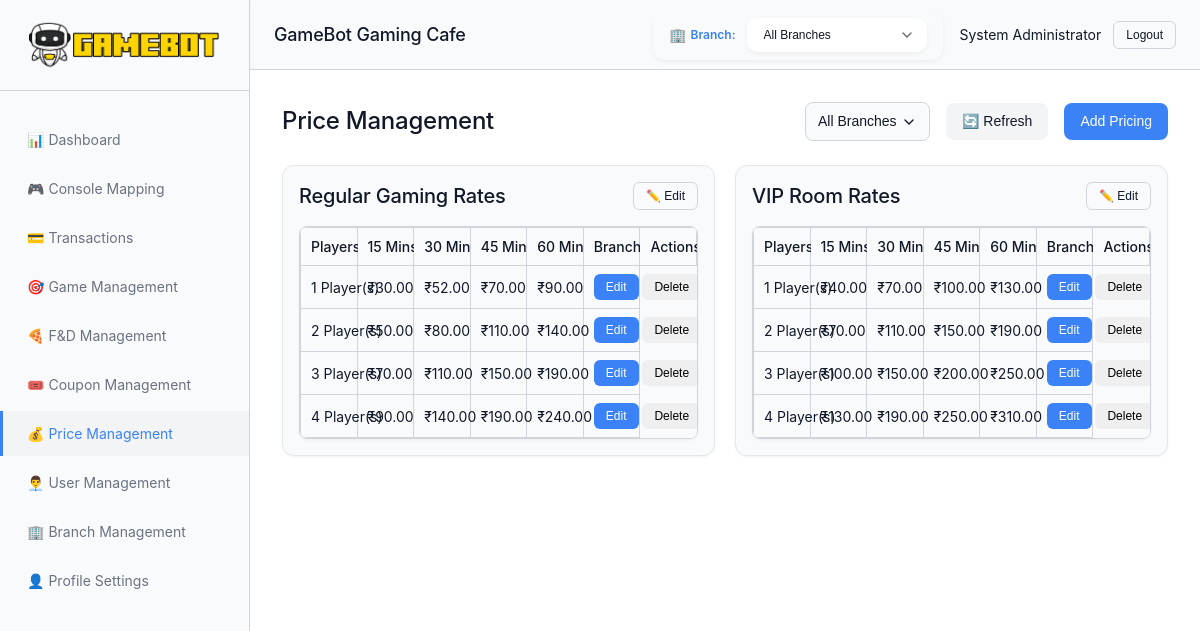
/pages/pricing.php (signed in), run on an earlier commit of the app's database.
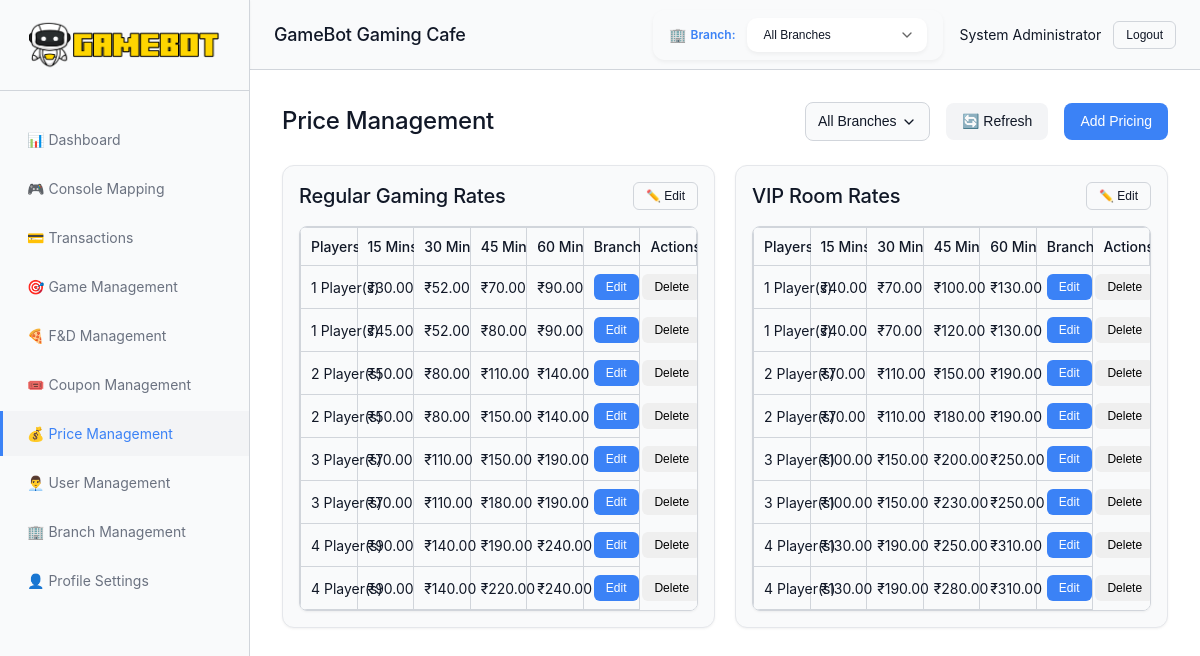
And on a later commit of the database.
### tables this page shows
CREATE TABLE `users` (
  `id` int(11) NOT NULL,
  `full_name` varchar(255) NOT NULL,
  `username` varchar(100) NOT NULL,
  `email` varchar(255) NOT NULL,
  `phone` varchar(20) DEFAULT NULL,
  `password` varchar(255) NOT NULL,
  `role` enum('Admin','Manager','Staff') NOT NULL DEFAULT 'Staff',
  `branch_id` int(11) DEFAULT 1,
  `status` enum('Active','Inactive') NOT NULL DEFAULT 'Active',
  `created_at` timestamp NOT NULL DEFAULT current_timestamp(),
  `updated_at` timestamp NOT NULL DEFAULT current_timestamp() ON UPDATE current_timestamp()
);

CREATE TABLE `pricing` (
  `id` int(11) NOT NULL,
  `rate_type` enum('regular','vip') NOT NULL,
  `player_count` int(11) NOT NULL,
  `duration_15` decimal(10,2) DEFAULT NULL,
  `duration_30` decimal(10,2) DEFAULT NULL,
  `duration_45` decimal(10,2) DEFAULT NULL,
  `duration_60` decimal(10,2) DEFAULT NULL,
  `branch_id` int(11) DEFAULT 1,
  `updated_at` timestamp NOT NULL DEFAULT current_timestamp() ON UPDATE current_timestamp()
);

### config/auth.php (called while the page is built, shortened)
<?php
class Auth
{
    public static function check()
    {
        return isset($_SESSION['user_id']) && isset($_SESSION['user_email']);
    }
    public static function userId()
    {
        return $_SESSION['user_id'] ?? null;
    }
    public static function user()
    {
        $db = getDB();
        $userId = self::userId();
        $stmt = $db->prepare("SELECT id, full_name, username, email, phone, role, branch_id, status FROM users WHERE id = ? LIMIT 1");
        $stmt->bind_param("i", $userId);
        $stmt->execute();
        $result = $stmt->get_result();
        if ($result->num_rows > 0) {
            return $result->fetch_assoc();
        }
        return null;
    }
    public static function hasRole($role)
    {
        $userRole = $_SESSION['user_role'] ?? '';
        if ($role === 'Super Admin') {
            return $userRole === 'Super Admin';
        } elseif ($role === 'Admin') {
            return in_array($userRole, ['Super Admin', 'Admin']);
        } elseif ($role === 'Manager') {
            return in_array($userRole, ['Super Admin', 'Admin', 'Manager']);
        } elseif ($role === 'Staff') {
            return in_array($userRole, ['Super Admin', 'Admin', 'Manager', 'Staff']);
        }
        return false;
    }
}

### pages/pricing.php (the view, shortened to what this page needs)
<?php
$currentPage = 'pricing';
require_once __DIR__ . '/../includes/header.php';
$db = getDB();
$regularPricing = [];
$vipPricing = [];
$stmt = $db->prepare("SELECT * FROM pricing WHERE rate_type = 'regular' ORDER BY player_count ASC");
$stmt->execute();
$result = $stmt->get_result();
while ($row = $result->fetch_assoc()) {
    $regularPricing[] = $row;
}
$stmt = $db->prepare("SELECT * FROM pricing WHERE rate_type = 'vip' ORDER BY player_count ASC");
$stmt->execute();
$result = $stmt->get_result();
while ($row = $result->fetch_assoc()) {
    $vipPricing[] = $row;
}
?>
<section id="price-management" class="content-section active">
    <div class="section-header">
        <h2 class="section-title">Price Management</h2>
        <div class="header-actions">
            <?php if (Auth::hasRole('Admin')): ?>
                <select id="branch-filter" class="form-control" style="width: auto; display: inline-block;">
                    <option value="">All Branches</option>
                </select>
            <?php endif; ?>
            <button id="refresh-pricing-btn" class="btn btn--secondary">🔄 Refresh</button>
            <?php if (Auth::hasRole('Admin') || Auth::hasRole('Manager')): ?>
                <button id="add-pricing-btn" class="btn btn--primary">Add Pricing</button>
            <?php endif; ?>
        </div>
    </div>
    <div class="pricing-management-grid" id="pricing-grid">
        <div class="card">
            <div class="card__body">
                <div class="pricing-section-header">
                    <h3>Regular Gaming Rates</h3>
                    <button class="btn btn--sm btn--outline" onclick="editRegularRates()">✏️ Edit</button>
                </div>
                <div class="pricing-table">
                    <table class="data-table">
                        <thead>
                            <tr>
                                <th>Players</th>
                                <th>15 Mins</th>
                                <th>30 Mins</th>
                                <th>45 Mins</th>
                                <th>60 Mins</th>
                                <?php if (Auth::hasRole('Admin')): ?>
                                    <th>Branch</th>
                                <?php endif; ?>
                                <th>Actions</th>
                            </tr>
                        </thead>
                        <tbody id="regular-pricing">
                            <?php foreach ($regularPricing as $rate): ?>
                                <tr>
                                    <td><?php echo $rate['player_count']; ?> Player(s)</td>
                                    <td>₹<?php echo number_format($rate['duration_15'], 2); ?></td>
                                    <td>₹<?php echo number_format($rate['duration_30'], 2); ?></td>
                                    <td>₹<?php echo number_format($rate['duration_45'], 2); ?></td>
                                    <td>₹<?php echo number_format($rate['duration_60'], 2); ?></td>
                                    <td>
                                        <?php if (Auth::hasRole('Admin') || Auth::hasRole('Manager')): ?>
                                            <button class="btn btn--sm btn--primary" onclick="editPricingEntry(<?php echo $rate['id']; ?>)">Edit</button>
                                            <button class="btn btn--sm btn--danger" onclick="deletePricingEntry(<?php echo $rate['id']; ?>)">Delete</button>
                                        <?php endif; ?>
                                    </td>
                                </tr>
                            <?php endforeach; ?>
                        </tbody>
                    </table>
                </div>
            </div>
        </div>
        <div class="card">
            <div class="card__body">
                <div class="pricing-section-header">
                    <h3>VIP Room Rates</h3>
                    <button class="btn btn--sm btn--outline" onclick="editVipRates()">✏️ Edit</button>
                </div>
                <div class="pricing-table">
                    <table class="data-table">
                        <thead>
                            <tr>
                                <th>Players</th>
                                <th>15 Mins</th>
                                <th>30 Mins</th>
                                <th>45 Mins</th>
                                <th>60 Mins</th>
                                <?php if (Auth::hasRole('Admin')): ?>
                                    <th>Branch</th>
                                <?php endif; ?>
                                <th>Actions</th>
                            </tr>
                        </thead>
                        <tbody id="vip-pricing">
                            <?php foreach ($vipPricing as $rate): ?>
                                <tr>
                                    <td><?php echo $rate['player_count']; ?> Player(s)</td>
                                    <td>₹<?php echo number_format($rate['duration_15'], 2); ?></td>
                                    <td>₹<?php echo number_format($rate['duration_30'], 2); ?></td>
                                    <td>₹<?php echo number_format($rate['duration_45'], 2); ?></td>
                                    <td>₹<?php echo number_format($rate['duration_60'], 2); ?></td>
                                    <td>
                                        <?php if (Auth::hasRole('Admin') || Auth::hasRole('Manager')): ?>
                                            <button class="btn btn--sm btn--primary" onclick="editPricingEntry(<?php echo $rate['id']; ?>)">Edit</button>
                                            <button class="btn btn--sm btn--danger" onclick="deletePricingEntry(<?php echo $rate['id']; ?>)">Delete</button>
                                        <?php endif; ?>
                                    </td>
                                </tr>
                            <?php endforeach; ?>
                        </tbody>
                    </table>
                </div>
            </div>
        </div>
    </div>
</section>
<?php require_once __DIR__ . '/../includes/footer.php'; ?>

### includes/header.php (shortened to what this page needs)
<?php
require_once __DIR__ . '/../config/auth.php';
$currentUser = Auth::user();
?>
<!DOCTYPE html>
<html lang="en">
<head>
    <link rel="stylesheet" href="<?php echo SITE_URL; ?>/style.css">
</head>
<body>
    <div id="main-app" class="main-app">
        <header class="header">
            <div class="header-content">
                <h1 class="header-title"><?php echo SITE_NAME; ?></h1>
                <div class="header-actions">
                    <?php if (Auth::hasRole('Admin')): ?>
                        <div class="topbar-branch-selector">
                            <label for="topbar-branch-selector" class="branch-label">Branch:</label>
                            <select id="topbar-branch-selector" class="branch-dropdown">
                                <option value="">All Branches</option>
                            </select>
                        </div>
                    <?php endif; ?>
                    <div class="user-info">
                        <span id="current-user"><?php echo htmlspecialchars($currentUser['full_name']); ?></span>
                        <button id="logout-btn" class="btn btn--outline btn--sm" onclick="logout()">Logout</button>
                    </div>
                </div>
            </div>
        </header>
        <nav class="sidebar">
            <div class="sidebar-logo">
                <img src="<?php echo SITE_URL; ?>/assets/logo.png" alt="GAMEBOT Logo" class="logo-img">
            </div>
            <ul class="nav-menu">
                <li><a href="<?php echo SITE_URL; ?>/pages/dashboard.php" class="nav-item <?php echo ($currentPage ?? '') === 'dashboard' ? 'active' : ''; ?>">📊 Dashboard</a></li>
                <li><a href="<?php echo SITE_URL; ?>/pages/console-mapping.php" class="nav-item <?php echo ($currentPage ?? '') === 'console-mapping' ? 'active' : ''; ?>">🎮 Console Mapping</a></li>
                <?php if (Auth::hasRole('Admin') || Auth::hasRole('Manager')): ?>
                    <li><a href="<?php echo SITE_URL; ?>/pages/transactions.php" class="nav-item <?php echo ($currentPage ?? '') === 'transactions' ? 'active' : ''; ?>">💳 Transactions</a></li>
                <?php endif; ?>
                <li><a href="<?php echo SITE_URL; ?>/pages/games.php" class="nav-item <?php echo ($currentPage ?? '') === 'games' ? 'active' : ''; ?>">🎯 Game Management</a></li>
                <li><a href="<?php echo SITE_URL; ?>/pages/fandd-management.php" class="nav-item <?php echo ($currentPage ?? '') === 'fandd-management' ? 'active' : ''; ?>">🍕 F&D Management</a></li>
                <li><a href="<?php echo SITE_URL; ?>/pages/coupons.php" class="nav-item <?php echo ($currentPage ?? '') === 'coupons' ? 'active' : ''; ?>">🎟️ Coupon Management</a></li>
                <li><a href="<?php echo SITE_URL; ?>/pages/pricing.php" class="nav-item <?php echo ($currentPage ?? '') === 'pricing' ? 'active' : ''; ?>">💰 Price Management</a></li>
                <?php if (Auth::hasRole('Admin') || Auth::hasRole('Manager')): ?>
                    <li><a href="<?php echo SITE_URL; ?>/pages/users.php" class="nav-item <?php echo ($currentPage ?? '') === 'users' ? 'active' : ''; ?>">👨‍💼 User Management</a></li>
                <?php endif; ?>
                <?php if (Auth::hasRole('Admin')): ?>
                    <li><a href="<?php echo SITE_URL; ?>/pages/branches.php" class="nav-item admin-only <?php echo ($currentPage ?? '') === 'branches' ? 'active' : ''; ?>">🏢 Branch Management</a></li>
                <?php endif; ?>
                <li><a href="<?php echo SITE_URL; ?>/pages/profile.php" class="nav-item <?php echo ($currentPage ?? '') === 'profile' ? 'active' : ''; ?>">👤 Profile Settings</a></li>
            </ul>
        </nav>
        <main class="main-content">

### includes/footer.php (shortened to what this page needs)
</main>
</div>
</body>
</html>

What changed in the data, as far as the page shows it:
added pricing: player_count "1", duration_15 "45.00", duration_30 "52.00", duration_45 "80.00", duration_60 "90.00", shown under "Regular Gaming Rates"
added pricing: player_count "2", duration_15 "50.00", duration_30 "80.00", duration_45 "150.00", duration_60 "140.00", shown under "Regular Gaming Rates"
added pricing: player_count "3", duration_15 "70.00", duration_30 "110.00", duration_45 "180.00", duration_60 "190.00", shown under "Regular Gaming Rates"
added pricing: player_count "4", duration_15 "90.00", duration_30 "140.00", duration_45 "220.00", duration_60 "240.00", shown under "Regular Gaming Rates"
added pricing: player_count "1", duration_15 "40.00", duration_30 "70.00", duration_45 "120.00", duration_60 "130.00", shown under "VIP Room Rates"
added pricing: player_count "2", duration_15 "70.00", duration_30 "110.00", duration_45 "180.00", duration_60 "190.00", shown under "VIP Room Rates"
added pricing: player_count "3", duration_15 "100.00", duration_30 "150.00", duration_45 "230.00", duration_60 "250.00", shown under "VIP Room Rates"
added pricing: player_count "4", duration_15 "130.00", duration_30 "190.00", duration_45 "280.00", duration_60 "310.00", shown under "VIP Room Rates"
